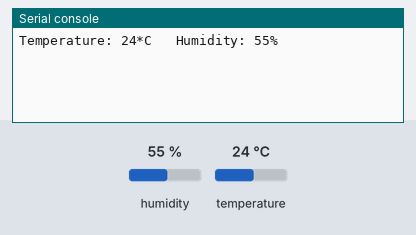
Bench run of a program on a simulated CircuitPython board. On the bench: the last lines printed to the serial console. Inputs (shaded band) come from the test bench; at power-on: humidity 55 %, temperature 24 °C.

Above: at 1.2 s.
1.3 s: humidity set to 22 %
At 3.3 s:
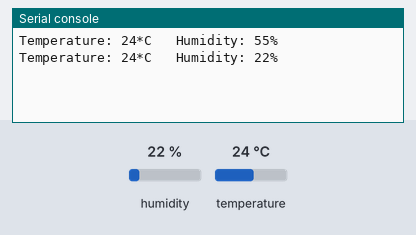
4.3 s: temperature set to 12 °C
At 5.6 s:
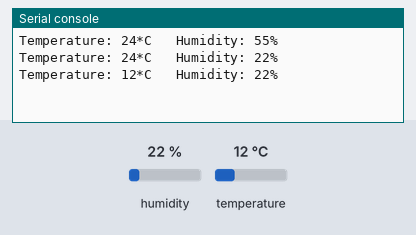
7.3 s: humidity set to 40 %
At 10.5 s:
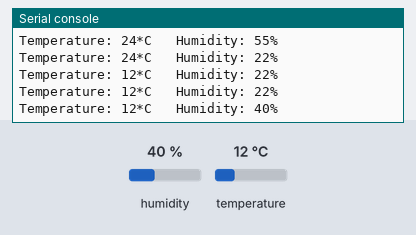
Timing chart, 0 to 12.0 s (numbered marks = the images above; inputs shaded):
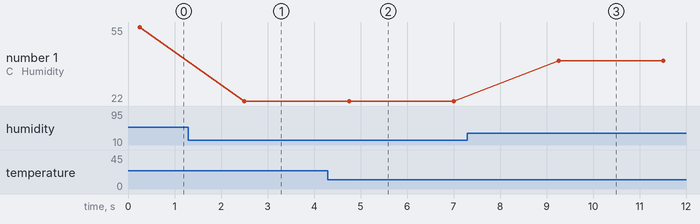

The program:

dht11.py
```python
import time
import board
import adafruit_dht
sensor = adafruit_dht.DHT11(board.D4)
while True:
    try:
        temp = sensor.temperature
        humidity = sensor.humidity
        print("Temperature: {}*C   Humidity: {}% ".format(temp, humidity))
    except RuntimeError as error:
        print(error.args[0])
        time.sleep(2.0)
        continue
    except Exception as error:
        sensor.exit()
        raise error
    time.sleep(2.0)
```

Measured:
- after the input at 1.3 s, the serial console: prints a new line after 1.2 s (image 1)
- after the input at 4.3 s, the serial console: prints a new line after 0.46 s (image 2)
- after the input at 7.3 s, the serial console: prints a new line after 2.0 s (image 3)
- plotted number 1: 55 → 22 after the input at 1.3 s, 22 → 40 after the input at 7.3 s
